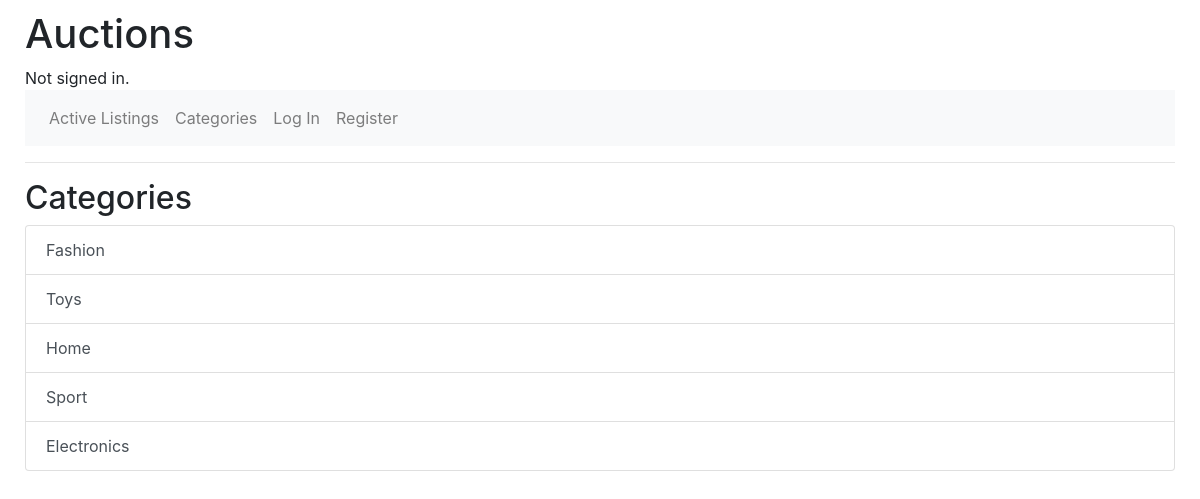
The page /categories on the database its author committed.
### auctions/models.py (models this page shows)
class Category(models.Model):
	name = models.CharField(max_length=64)
	def __str__(self):
		return f"{self.name}"

### auctions/views.py (the view)
# urls.py: path("categories", views.categories, name="categories"),
def categories(request):
    categories = Category.objects.all()
    return render(request, "auctions/categories.html", {
        "categories": categories,
        })

### auctions/templates/auctions/categories.html
{% extends "auctions/layout.html" %}
{% block body %}
<h2>Categories</h2>
<div class="list-group">
	{% for category in categories %}
	<a class="list-group-item list-group-item-action" href="{% url 'category' category.name %}">{{category}}</a>
	{% endfor %}
</div>
{% endblock %}

### auctions/static/auctions/styles.css (style rules this page uses)
body { padding: 10px; }

### rows shown on the page
Category: name "Fashion"
Category: name "Toys"
Category: name "Home"
Category: name "Sport"
Category: name "Electronics"
